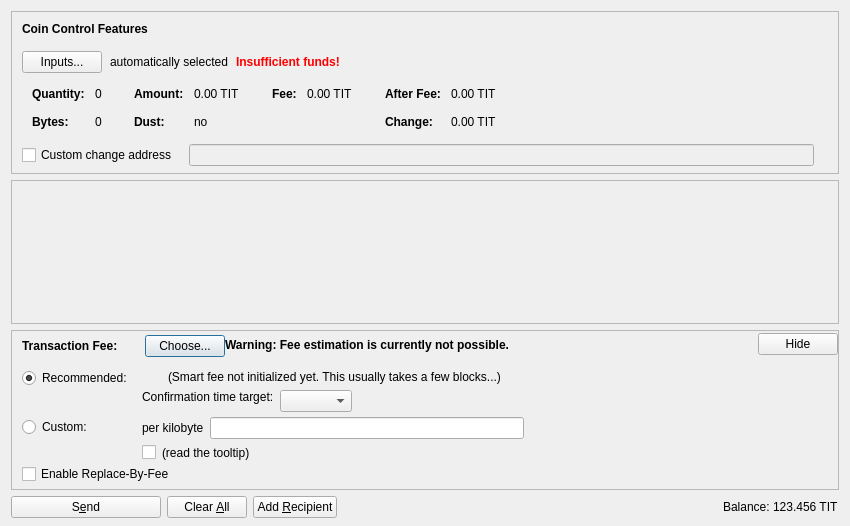
<?xml version="1.0" encoding="UTF-8"?>
<ui version="4.0">
 <class>SendCoinsDialog</class>
 <widget class="QDialog" name="SendCoinsDialog">
  <property name="geometry">
   <rect>
    <x>0</x>
    <y>0</y>
    <width>850</width>
    <height>526</height>
   </rect>
  </property>
  <property name="windowTitle">
   <string>Send Coins</string>
  </property>
  <layout class="QVBoxLayout" name="verticalLayout" stretch="0,1,0,0">
   <property name="bottomMargin">
    <number>8</number>
   </property>
   <item>
    <widget class="QFrame" name="frameCoinControl">
     <property name="sizePolicy">
      <sizepolicy hsizetype="Expanding" vsizetype="Expanding">
       <horstretch>0</horstretch>
       <verstretch>0</verstretch>
      </sizepolicy>
     </property>
     <property name="maximumSize">
      <size>
       <width>16777215</width>
       <height>16777215</height>
      </size>
     </property>
     <property name="frameShape">
      <enum>QFrame::StyledPanel</enum>
     </property>
     <property name="frameShadow">
      <enum>QFrame::Sunken</enum>
     </property>
     <layout class="QVBoxLayout" name="verticalLayoutCoinControl2">
      <property name="spacing">
       <number>0</number>
      </property>
      <property name="leftMargin">
       <number>0</number>
      </property>
      <property name="topMargin">
       <number>0</number>
      </property>
      <property name="rightMargin">
       <number>0</number>
      </property>
      <property name="bottomMargin">
       <number>6</number>
      </property>
      <item>
       <layout class="QVBoxLayout" name="verticalLayoutCoinControl" stretch="0,0,0,0,1">
        <property name="spacing">
         <number>0</number>
        </property>
        <property name="leftMargin">
         <number>10</number>
        </property>
        <property name="topMargin">
         <number>10</number>
        </property>
        <item>
         <layout class="QHBoxLayout" name="horizontalLayoutCoinControl1">
          <property name="bottomMargin">
           <number>15</number>
          </property>
          <item>
           <widget class="QLabel" name="labelCoinControlFeatures">
            <property name="sizePolicy">
             <sizepolicy hsizetype="Preferred" vsizetype="Maximum">
              <horstretch>0</horstretch>
              <verstretch>0</verstretch>
             </sizepolicy>
            </property>
            <property name="font">
             <font>
              <weight>75</weight>
              <bold>true</bold>
             </font>
            </property>
            <property name="styleSheet">
             <string notr="true">font-weight:bold;</string>
            </property>
            <property name="text">
             <string>Coin Control Features</string>
            </property>
           </widget>
          </item>
         </layout>
        </item>
        <item>
         <layout class="QHBoxLayout" name="horizontalLayoutCoinControl2" stretch="0,0,0,0">
          <property name="spacing">
           <number>8</number>
          </property>
          <property name="bottomMargin">
           <number>10</number>
          </property>
          <item>
           <widget class="QPushButton" name="pushButtonCoinControl">
            <property name="styleSheet">
             <string notr="true"/>
            </property>
            <property name="text">
             <string>Inputs...</string>
            </property>
            <property name="autoDefault">
             <bool>false</bool>
            </property>
           </widget>
          </item>
          <item>
           <widget class="QLabel" name="labelCoinControlAutomaticallySelected">
            <property name="text">
             <string>automatically selected</string>
            </property>
            <property name="margin">
             <number>5</number>
            </property>
           </widget>
          </item>
          <item>
           <widget class="QLabel" name="labelCoinControlInsuffFunds">
            <property name="font">
             <font>
              <weight>75</weight>
              <bold>true</bold>
             </font>
            </property>
            <property name="styleSheet">
             <string notr="true">color:red;font-weight:bold;</string>
            </property>
            <property name="text">
             <string>Insufficient funds!</string>
            </property>
            <property name="margin">
             <number>5</number>
            </property>
           </widget>
          </item>
          <item>
           <spacer name="horizontalSpacerCoinControl">
            <property name="orientation">
             <enum>Qt::Horizontal</enum>
            </property>
            <property name="sizeHint" stdset="0">
             <size>
              <width>40</width>
              <height>1</height>
             </size>
            </property>
           </spacer>
          </item>
         </layout>
        </item>
        <item>
         <widget class="QWidget" name="widgetCoinControl" native="true">
          <property name="sizePolicy">
           <sizepolicy hsizetype="Preferred" vsizetype="Preferred">
            <horstretch>0</horstretch>
            <verstretch>0</verstretch>
           </sizepolicy>
          </property>
          <property name="minimumSize">
           <size>
            <width>0</width>
            <height>0</height>
           </size>
          </property>
          <property name="styleSheet">
           <string notr="true"/>
          </property>
          <layout class="QHBoxLayout" name="horizontalLayoutCoinControl5">
           <property name="leftMargin">
            <number>0</number>
           </property>
           <property name="topMargin">
            <number>0</number>
           </property>
           <property name="rightMargin">
            <number>0</number>
           </property>
           <property name="bottomMargin">
            <number>0</number>
           </property>
           <item>
            <layout class="QHBoxLayout" name="horizontalLayoutCoinControl3" stretch="0,0,0,1">
             <property name="spacing">
              <number>20</number>
             </property>
             <property name="topMargin">
              <number>0</number>
             </property>
             <property name="bottomMargin">
              <number>10</number>
             </property>
             <item>
              <layout class="QFormLayout" name="formLayoutCoinControl1">
               <property name="horizontalSpacing">
                <number>10</number>
               </property>
               <property name="verticalSpacing">
                <number>14</number>
               </property>
               <property name="leftMargin">
                <number>10</number>
               </property>
               <property name="topMargin">
                <number>4</number>
               </property>
               <property name="rightMargin">
                <number>6</number>
               </property>
               <item row="0" column="0">
                <widget class="QLabel" name="labelCoinControlQuantityText">
                 <property name="font">
                  <font>
                   <weight>75</weight>
                   <bold>true</bold>
                  </font>
                 </property>
                 <property name="text">
                  <string>Quantity:</string>
                 </property>
                 <property name="margin">
                  <number>0</number>
                 </property>
                </widget>
               </item>
               <item row="0" column="1">
                <widget class="QLabel" name="labelCoinControlQuantity">
                 <property name="cursor">
                  <cursorShape>IBeamCursor</cursorShape>
                 </property>
                 <property name="contextMenuPolicy">
                  <enum>Qt::ActionsContextMenu</enum>
                 </property>
                 <property name="text">
                  <string notr="true">0</string>
                 </property>
                 <property name="margin">
                  <number>0</number>
                 </property>
                 <property name="textInteractionFlags">
                  <set>Qt::LinksAccessibleByMouse|Qt::TextSelectableByKeyboard|Qt::TextSelectableByMouse</set>
                 </property>
                </widget>
               </item>
               <item row="1" column="0">
                <widget class="QLabel" name="labelCoinControlBytesText">
                 <property name="font">
                  <font>
                   <weight>75</weight>
                   <bold>true</bold>
                  </font>
                 </property>
                 <property name="text">
                  <string>Bytes:</string>
                 </property>
                </widget>
               </item>
               <item row="1" column="1">
                <widget class="QLabel" name="labelCoinControlBytes">
                 <property name="cursor">
                  <cursorShape>IBeamCursor</cursorShape>
                 </property>
                 <property name="contextMenuPolicy">
                  <enum>Qt::ActionsContextMenu</enum>
                 </property>
                 <property name="text">
                  <string notr="true">0</string>
                 </property>
                 <property name="textInteractionFlags">
                  <set>Qt::LinksAccessibleByMouse|Qt::TextSelectableByKeyboard|Qt::TextSelectableByMouse</set>
                 </property>
                </widget>
               </item>
              </layout>
             </item>
             <item>
              <layout class="QFormLayout" name="formLayoutCoinControl2">
               <property name="horizontalSpacing">
                <number>10</number>
               </property>
               <property name="verticalSpacing">
                <number>14</number>
               </property>
               <property name="leftMargin">
                <number>6</number>
               </property>
               <property name="topMargin">
                <number>4</number>
               </property>
               <property name="rightMargin">
                <number>6</number>
               </property>
               <item row="0" column="0">
                <widget class="QLabel" name="labelCoinControlAmountText">
                 <property name="font">
                  <font>
                   <weight>75</weight>
                   <bold>true</bold>
                  </font>
                 </property>
                 <property name="text">
                  <string>Amount:</string>
                 </property>
                 <property name="margin">
                  <number>0</number>
                 </property>
                </widget>
               </item>
               <item row="0" column="1">
                <widget class="QLabel" name="labelCoinControlAmount">
                 <property name="cursor">
                  <cursorShape>IBeamCursor</cursorShape>
                 </property>
                 <property name="contextMenuPolicy">
                  <enum>Qt::ActionsContextMenu</enum>
                 </property>
                 <property name="text">
                  <string notr="true">0.00 TIT</string>
                 </property>
                 <property name="textInteractionFlags">
                  <set>Qt::LinksAccessibleByMouse|Qt::TextSelectableByKeyboard|Qt::TextSelectableByMouse</set>
                 </property>
                </widget>
               </item>
               <item row="1" column="0">
                <widget class="QLabel" name="labelCoinControlLowOutputText">
                 <property name="font">
                  <font>
                   <weight>75</weight>
                   <bold>true</bold>
                  </font>
                 </property>
                 <property name="text">
                  <string>Dust:</string>
                 </property>
                </widget>
               </item>
               <item row="1" column="1">
                <widget class="QLabel" name="labelCoinControlLowOutput">
                 <property name="cursor">
                  <cursorShape>IBeamCursor</cursorShape>
                 </property>
                 <property name="contextMenuPolicy">
                  <enum>Qt::ActionsContextMenu</enum>
                 </property>
                 <property name="text">
                  <string notr="true">no</string>
                 </property>
                 <property name="textInteractionFlags">
                  <set>Qt::LinksAccessibleByMouse|Qt::TextSelectableByKeyboard|Qt::TextSelectableByMouse</set>
                 </property>
                </widget>
               </item>
              </layout>
             </item>
             <item>
              <layout class="QFormLayout" name="formLayoutCoinControl3">
               <property name="horizontalSpacing">
                <number>10</number>
               </property>
               <property name="verticalSpacing">
                <number>14</number>
               </property>
               <property name="leftMargin">
                <number>6</number>
               </property>
               <property name="topMargin">
                <number>4</number>
               </property>
               <property name="rightMargin">
                <number>6</number>
               </property>
               <item row="0" column="0">
                <widget class="QLabel" name="labelCoinControlFeeText">
                 <property name="font">
                  <font>
                   <weight>75</weight>
                   <bold>true</bold>
                  </font>
                 </property>
                 <property name="text">
                  <string>Fee:</string>
                 </property>
                 <property name="margin">
                  <number>0</number>
                 </property>
                </widget>
               </item>
               <item row="0" column="1">
                <widget class="QLabel" name="labelCoinControlFee">
                 <property name="cursor">
                  <cursorShape>IBeamCursor</cursorShape>
                 </property>
                 <property name="contextMenuPolicy">
                  <enum>Qt::ActionsContextMenu</enum>
                 </property>
                 <property name="text">
                  <string notr="true">0.00 TIT</string>
                 </property>
                 <property name="textInteractionFlags">
                  <set>Qt::LinksAccessibleByMouse|Qt::TextSelectableByKeyboard|Qt::TextSelectableByMouse</set>
                 </property>
                </widget>
               </item>
              </layout>
             </item>
             <item>
              <layout class="QFormLayout" name="formLayoutCoinControl4">
               <property name="horizontalSpacing">
                <number>10</number>
               </property>
               <property name="verticalSpacing">
                <number>14</number>
               </property>
               <property name="leftMargin">
                <number>6</number>
               </property>
               <property name="topMargin">
                <number>4</number>
               </property>
               <property name="rightMargin">
                <number>6</number>
               </property>
               <item row="0" column="0">
                <widget class="QLabel" name="labelCoinControlAfterFeeText">
                 <property name="font">
                  <font>
                   <weight>75</weight>
                   <bold>true</bold>
                  </font>
                 </property>
                 <property name="text">
                  <string>After Fee:</string>
                 </property>
                 <property name="margin">
                  <number>0</number>
                 </property>
                </widget>
               </item>
               <item row="0" column="1">
                <widget class="QLabel" name="labelCoinControlAfterFee">
                 <property name="cursor">
                  <cursorShape>IBeamCursor</cursorShape>
                 </property>
                 <property name="contextMenuPolicy">
                  <enum>Qt::ActionsContextMenu</enum>
                 </property>
                 <property name="text">
                  <string notr="true">0.00 TIT</string>
                 </property>
                 <property name="textInteractionFlags">
                  <set>Qt::LinksAccessibleByMouse|Qt::TextSelectableByKeyboard|Qt::TextSelectableByMouse</set>
                 </property>
                </widget>
               </item>
               <item row="1" column="0">
                <widget class="QLabel" name="labelCoinControlChangeText">
                 <property name="font">
                  <font>
                   <weight>75</weight>
                   <bold>true</bold>
                  </font>
                 </property>
                 <property name="text">
                  <string>Change:</string>
                 </property>
                </widget>
               </item>
               <item row="1" column="1">
                <widget class="QLabel" name="labelCoinControlChange">
                 <property name="cursor">
                  <cursorShape>IBeamCursor</cursorShape>
                 </property>
                 <property name="contextMenuPolicy">
                  <enum>Qt::ActionsContextMenu</enum>
                 </property>
                 <property name="text">
                  <string notr="true">0.00 TIT</string>
                 </property>
                 <property name="textInteractionFlags">
                  <set>Qt::LinksAccessibleByMouse|Qt::TextSelectableByKeyboard|Qt::TextSelectableByMouse</set>
                 </property>
                </widget>
               </item>
              </layout>
             </item>
            </layout>
           </item>
          </layout>
         </widget>
        </item>
        <item>
         <layout class="QHBoxLayout" name="horizontalLayoutCoinControl4" stretch="0,0,0">
          <property name="spacing">
           <number>12</number>
          </property>
          <property name="sizeConstraint">
           <enum>QLayout::SetDefaultConstraint</enum>
          </property>
          <property name="topMargin">
           <number>5</number>
          </property>
          <property name="rightMargin">
           <number>5</number>
          </property>
          <item>
           <widget class="QCheckBox" name="checkBoxCoinControlChange">
            <property name="toolTip">
             <string>If this is activated, but the change address is empty or invalid, change will be sent to a newly generated address.</string>
            </property>
            <property name="text">
             <string>Custom change address</string>
            </property>
           </widget>
          </item>
          <item>
           <widget class="QValidatedLineEdit" name="lineEditCoinControlChange">
            <property name="enabled">
             <bool>false</bool>
            </property>
            <property name="sizePolicy">
             <sizepolicy hsizetype="Expanding" vsizetype="Fixed">
              <horstretch>0</horstretch>
              <verstretch>0</verstretch>
             </sizepolicy>
            </property>
           </widget>
          </item>
          <item>
           <widget class="QLabel" name="labelCoinControlChangeLabel">
            <property name="sizePolicy">
             <sizepolicy hsizetype="Preferred" vsizetype="Expanding">
              <horstretch>0</horstretch>
              <verstretch>0</verstretch>
             </sizepolicy>
            </property>
            <property name="minimumSize">
             <size>
              <width>0</width>
              <height>0</height>
             </size>
            </property>
            <property name="text">
             <string/>
            </property>
            <property name="margin">
             <number>3</number>
            </property>
           </widget>
          </item>
         </layout>
        </item>
        <item>
         <spacer name="verticalSpacerCoinControl">
          <property name="orientation">
           <enum>Qt::Vertical</enum>
          </property>
          <property name="sizeHint" stdset="0">
           <size>
            <width>800</width>
            <height>1</height>
           </size>
          </property>
         </spacer>
        </item>
       </layout>
      </item>
     </layout>
    </widget>
   </item>
   <item>
    <widget class="QScrollArea" name="scrollArea">
     <property name="widgetResizable">
      <bool>true</bool>
     </property>
     <widget class="QWidget" name="scrollAreaWidgetContents">
      <property name="geometry">
       <rect>
        <x>0</x>
        <y>0</y>
        <width>830</width>
        <height>104</height>
       </rect>
      </property>
      <layout class="QVBoxLayout" name="verticalLayout_2" stretch="0,1">
       <property name="leftMargin">
        <number>0</number>
       </property>
       <property name="topMargin">
        <number>0</number>
       </property>
       <property name="rightMargin">
        <number>0</number>
       </property>
       <property name="bottomMargin">
        <number>0</number>
       </property>
       <item>
        <layout class="QVBoxLayout" name="entries">
         <property name="spacing">
          <number>6</number>
         </property>
        </layout>
       </item>
       <item>
        <spacer name="verticalSpacer">
         <property name="orientation">
          <enum>Qt::Vertical</enum>
         </property>
         <property name="sizeHint" stdset="0">
          <size>
           <width>20</width>
           <height>40</height>
          </size>
         </property>
        </spacer>
       </item>
      </layout>
     </widget>
    </widget>
   </item>
   <item>
    <widget class="QFrame" name="frameFee">
     <property name="sizePolicy">
      <sizepolicy hsizetype="Expanding" vsizetype="Expanding">
       <horstretch>0</horstretch>
       <verstretch>0</verstretch>
      </sizepolicy>
     </property>
     <property name="maximumSize">
      <size>
       <width>16777215</width>
       <height>16777215</height>
      </size>
     </property>
     <property name="frameShape">
      <enum>QFrame::StyledPanel</enum>
     </property>
     <property name="frameShadow">
      <enum>QFrame::Sunken</enum>
     </property>
     <layout class="QVBoxLayout" name="verticalLayoutFee1">
      <property name="spacing">
       <number>0</number>
      </property>
      <property name="leftMargin">
       <number>0</number>
      </property>
      <property name="topMargin">
       <number>0</number>
      </property>
      <property name="rightMargin">
       <number>0</number>
      </property>
      <property name="bottomMargin">
       <number>0</number>
      </property>
      <item>
       <layout class="QVBoxLayout" name="verticalLayoutFee2" stretch="0,0,0">
        <property name="spacing">
         <number>0</number>
        </property>
        <property name="leftMargin">
         <number>10</number>
        </property>
        <property name="topMargin">
         <number>0</number>
        </property>
        <item>
         <layout class="QHBoxLayout" name="horizontalLayoutFee1">
          <property name="bottomMargin">
           <number>0</number>
          </property>
          <item>
           <layout class="QVBoxLayout" name="verticalLayoutFee7">
            <property name="spacing">
             <number>0</number>
            </property>
            <item>
             <spacer name="verticalSpacerSmartFee">
              <property name="orientation">
               <enum>Qt::Vertical</enum>
              </property>
              <property name="sizeType">
               <enum>QSizePolicy::Fixed</enum>
              </property>
              <property name="sizeHint" stdset="0">
               <size>
                <width>1</width>
                <height>4</height>
               </size>
              </property>
             </spacer>
            </item>
            <item>
             <layout class="QHBoxLayout" name="horizontalLayoutSmartFee">
              <property name="spacing">
               <number>10</number>
              </property>
              <item>
               <widget class="QLabel" name="labelFeeHeadline">
                <property name="sizePolicy">
                 <sizepolicy hsizetype="Preferred" vsizetype="Maximum">
                  <horstretch>0</horstretch>
                  <verstretch>0</verstretch>
                 </sizepolicy>
                </property>
                <property name="font">
                 <font>
                  <weight>75</weight>
                  <bold>true</bold>
                 </font>
                </property>
                <property name="styleSheet">
                 <string notr="true">font-weight:bold;</string>
                </property>
                <property name="text">
                 <string>Transaction Fee:</string>
                </property>
               </widget>
              </item>
              <item>
               <widget class="QLabel" name="labelFeeMinimized">
                <property name="text">
                 <string/>
                </property>
               </widget>
              </item>
              <item>
               <widget class="QPushButton" name="buttonChooseFee">
                <property name="text">
                 <string>Choose...</string>
                </property>
               </widget>
              </item>
             </layout>
            </item>
            <item>
             <spacer name="verticalSpacer_5">
              <property name="orientation">
               <enum>Qt::Vertical</enum>
              </property>
              <property name="sizeHint" stdset="0">
               <size>
                <width>1</width>
                <height>1</height>
               </size>
              </property>
             </spacer>
            </item>
           </layout>
          </item>
          <item>
           <widget class="QLabel" name="fallbackFeeWarningLabel">
            <property name="toolTip">
             <string>Using the fallbackfee can result in sending a transaction that will take several hours or days (or never) to confirm. Consider choosing your fee manually or wait until you have validated the complete chain.</string>
            </property>
            <property name="font">
            <font>
                <weight>75</weight>
                <bold>true</bold>
            </font>
            </property>
            <property name="text">
             <string>Warning: Fee estimation is currently not possible.</string>
            </property>
            <property name="wordWrap">
             <bool>false</bool>
            </property>
           </widget>
          </item>
          <item>
           <spacer name="horizontalSpacer_4">
            <property name="orientation">
             <enum>Qt::Horizontal</enum>
            </property>
            <property name="sizeType">
             <enum>QSizePolicy::MinimumExpanding</enum>
            </property>
            <property name="sizeHint" stdset="0">
             <size>
              <width>40</width>
              <height>20</height>
             </size>
            </property>
           </spacer>
          </item>
          <item>
           <widget class="QPushButton" name="buttonMinimizeFee">
            <property name="toolTip">
             <string>collapse fee-settings</string>
            </property>
            <property name="text">
             <string>Hide</string>
            </property>
           </widget>
          </item>
         </layout>
        </item>
        <item>
         <widget class="QFrame" name="frameFeeSelection">
          <layout class="QVBoxLayout" name="verticalLayoutFee12">
           <property name="spacing">
            <number>0</number>
           </property>
           <property name="leftMargin">
            <number>0</number>
           </property>
           <property name="topMargin">
            <number>0</number>
           </property>
           <property name="rightMargin">
            <number>0</number>
           </property>
           <property name="bottomMargin">
            <number>0</number>
           </property>
           <item>
            <layout class="QGridLayout" name="gridLayoutFee">
             <property name="topMargin">
              <number>10</number>
             </property>
             <property name="bottomMargin">
              <number>4</number>
             </property>
             <property name="horizontalSpacing">
              <number>10</number>
             </property>
             <property name="verticalSpacing">
              <number>4</number>
             </property>
             <item row="1" column="1">
              <layout class="QVBoxLayout" name="verticalLayoutFee8">
               <property name="spacing">
                <number>6</number>
               </property>
               <item>
                <layout class="QHBoxLayout" name="horizontalLayoutFee13">
                 <item>
                  <widget class="QLabel" name="labelCustomPerKilobyte">
                   <property name="toolTip">
                    <string>If the custom fee is set to 1000 satoshis and the transaction is only 250 bytes, then &quot;per kilobyte&quot; only pays 250 satoshis in fee, while &quot;total at least&quot; pays 1000 satoshis. For transactions bigger than a kilobyte both pay by kilobyte.</string>
                   </property>
                   <property name="text">
                    <string>per kilobyte</string>
                   </property>
                  </widget>
                 </item>
                 <item>
                  <widget class="kriptoyngAmountField" name="customFee"/>
                 </item>
                 <item>
                  <spacer name="horizontalSpacer_6">
                   <property name="orientation">
                    <enum>Qt::Horizontal</enum>
                   </property>
                   <property name="sizeHint" stdset="0">
                    <size>
                     <width>1</width>
                     <height>1</height>
                    </size>
                   </property>
                  </spacer>
                 </item>
                </layout>
               </item>
               <item>
                <layout class="QHBoxLayout" name="horizontalLayoutFee8">
                 <item>
                  <widget class="QCheckBox" name="checkBoxMinimumFee">
                   <property name="toolTip">
                    <string>Paying only the minimum fee is just fine as long as there is less transaction volume than space in the blocks. But be aware that this can end up in a never confirming transaction once there is more demand for kriptoyng transactions than the network can process.</string>
                   </property>
                   <property name="text">
                    <string/>
                   </property>
                  </widget>
                 </item>
                 <item>
                  <widget class="QLabel" name="labelMinFeeWarning">
                   <property name="enabled">
                    <bool>true</bool>
                   </property>
                   <property name="toolTip">
                    <string>Paying only the minimum fee is just fine as long as there is less transaction volume than space in the blocks. But be aware that this can end up in a never confirming transaction once there is more demand for kriptoyng transactions than the network can process.</string>
                   </property>
                   <property name="text">
                    <string>(read the tooltip)</string>
                   </property>
                   <property name="margin">
                    <number>5</number>
                   </property>
                  </widget>
                 </item>
                 <item>
                  <spacer name="horizontalSpacer_2">
                   <property name="orientation">
                    <enum>Qt::Horizontal</enum>
                   </property>
                   <property name="sizeHint" stdset="0">
                    <size>
                     <width>1</width>
                     <height>1</height>
                    </size>
                   </property>
                  </spacer>
                 </item>
                </layout>
               </item>
              </layout>
             </item>
             <item row="0" column="0">
              <layout class="QVBoxLayout" name="verticalLayoutFee4" stretch="0,1">
               <item>
                <widget class="QRadioButton" name="radioSmartFee">
                 <property name="text">
                  <string>Recommended:</string>
                 </property>
                 <property name="checked">
                  <bool>true</bool>
                 </property>
                 <attribute name="buttonGroup">
                  <string notr="true">groupFee</string>
                 </attribute>
                </widget>
               </item>
               <item>
                <spacer name="verticalSpacer_2">
                 <property name="orientation">
                  <enum>Qt::Vertical</enum>
                 </property>
                 <property name="sizeHint" stdset="0">
                  <size>
                   <width>1</width>
                   <height>1</height>
                  </size>
                 </property>
                </spacer>
               </item>
              </layout>
             </item>
             <item row="1" column="0">
              <layout class="QVBoxLayout" name="verticalLayoutFee9" stretch="0,1">
               <item>
                <widget class="QRadioButton" name="radioCustomFee">
                 <property name="text">
                  <string>Custom:</string>
                 </property>
                 <attribute name="buttonGroup">
                  <string notr="true">groupFee</string>
                 </attribute>
                </widget>
               </item>
               <item>
                <spacer name="verticalSpacer_6">
                 <property name="orientation">
                  <enum>Qt::Vertical</enum>
                 </property>
                 <property name="sizeHint" stdset="0">
                  <size>
                   <width>1</width>
                   <height>1</height>
                  </size>
                 </property>
                </spacer>
               </item>
              </layout>
             </item>
             <item row="0" column="1">
              <layout class="QVBoxLayout" name="verticalLayoutFee3" stretch="0,0,1">
               <property name="spacing">
                <number>6</number>
               </property>
               <property name="topMargin">
                <number>2</number>
               </property>
               <item>
                <layout class="QHBoxLayout" name="horizontalLayoutFee12">
                 <item>
                  <widget class="QLabel" name="labelSmartFee">
                   <property name="text">
                    <string/>
                   </property>
                   <property name="margin">
                    <number>2</number>
                   </property>
                  </widget>
                 </item>
                 <item>
                  <widget class="QLabel" name="labelFeeEstimation">
                   <property name="text">
                    <string/>
                   </property>
                  </widget>
                 </item>
                 <item>
                  <widget class="QLabel" name="labelSmartFee2">
                   <property name="text">
                    <string>(Smart fee not initialized yet. This usually takes a few blocks...)</string>
                   </property>
                   <property name="margin">
                    <number>2</number>
                   </property>
                  </widget>
                 </item>
                 <item>
                  <spacer name="horizontalSpacer_5">
                   <property name="orientation">
                    <enum>Qt::Horizontal</enum>
                   </property>
                   <property name="sizeHint" stdset="0">
                    <size>
                     <width>1</width>
                     <height>1</height>
                    </size>
                   </property>
                  </spacer>
                 </item>
                </layout>
               </item>
               <item>
                <layout class="QHBoxLayout" name="horizontalLayoutFee9">
                 <item>
                  <layout class="QVBoxLayout" name="verticalLayoutFee6">
                   <item>
                    <widget class="QLabel" name="labelSmartFee3">
                     <property name="text">
                      <string>Confirmation time target:</string>
                     </property>
                     <property name="margin">
                      <number>2</number>
                     </property>
                    </widget>
                   </item>
                   <item>
                    <spacer name="verticalSpacer_3">
                     <property name="orientation">
                      <enum>Qt::Vertical</enum>
                     </property>
                     <property name="sizeHint" stdset="0">
                      <size>
                       <width>1</width>
                       <height>1</height>
                      </size>
                     </property>
                    </spacer>
                   </item>
                  </layout>
                 </item>
                 <item>
                  <layout class="QVBoxLayout" name="verticalLayoutFee5">
                   <property name="rightMargin">
                    <number>30</number>
                   </property>
                   <item>
                    <layout class="QHBoxLayout" name="horizontalLayoutConfTarget">
                     <property name="bottomMargin">
                      <number>0</number>
                     </property>
                     <item>
                      <widget class="QComboBox" name="confTargetSelector"/>
                     </item>
                     <item>
                      <spacer name="horizontalSpacerConfTarget">
                       <property name="orientation">
                        <enum>Qt::Horizontal</enum>
                       </property>
                       <property name="sizeHint" stdset="0">
                        <size>
                         <width>40</width>
                         <height>20</height>
                        </size>
                       </property>
                      </spacer>
                     </item>
                    </layout>
                   </item>
                  </layout>
                 </item>
                </layout>
               </item>
               <item>
                <spacer name="verticalSpacer_4">
                 <property name="orientation">
                  <enum>Qt::Vertical</enum>
                 </property>
                 <property name="sizeHint" stdset="0">
                  <size>
                   <width>1</width>
                   <height>1</height>
                  </size>
                 </property>
                </spacer>
               </item>
              </layout>
             </item>
            </layout>
           </item>
           <item>
            <widget class="QCheckBox" name="optInRBF">
             <property name="text">
              <string>Enable Replace-By-Fee</string>
             </property>
             <property name="toolTip">
              <string>With Replace-By-Fee (BIP-125) you can increase a transaction's fee after it is sent. Without this, a higher fee may be recommended to compensate for increased transaction delay risk.</string>
             </property>
            </widget>
           </item>
          </layout>
         </widget>
        </item>
        <item>
         <spacer name="verticalSpacerFee">
          <property name="orientation">
           <enum>Qt::Vertical</enum>
          </property>
          <property name="sizeHint" stdset="0">
           <size>
            <width>40</width>
            <height>5</height>
           </size>
          </property>
         </spacer>
        </item>
       </layout>
      </item>
     </layout>
    </widget>
   </item>
   <item>
    <layout class="QHBoxLayout" name="horizontalLayout">
     <item>
      <widget class="QPushButton" name="sendButton">
       <property name="minimumSize">
        <size>
         <width>150</width>
         <height>0</height>
        </size>
       </property>
       <property name="toolTip">
        <string>Confirm the send action</string>
       </property>
       <property name="text">
        <string>S&amp;end</string>
       </property>
       <property name="icon">
        <iconset resource="../kriptoyng.qrc">
         <normaloff>:/icons/send</normaloff>:/icons/send</iconset>
       </property>
       <property name="autoDefault">
        <bool>false</bool>
       </property>
       <property name="default">
        <bool>false</bool>
       </property>
      </widget>
     </item>
     <item>
      <widget class="QPushButton" name="clearButton">
       <property name="sizePolicy">
        <sizepolicy hsizetype="Minimum" vsizetype="Fixed">
         <horstretch>0</horstretch>
         <verstretch>0</verstretch>
        </sizepolicy>
       </property>
       <property name="toolTip">
        <string>Clear all fields of the form.</string>
       </property>
       <property name="text">
        <string>Clear &amp;All</string>
       </property>
       <property name="icon">
        <iconset resource="../kriptoyng.qrc">
         <normaloff>:/icons/remove</normaloff>:/icons/remove</iconset>
       </property>
       <property name="autoDefault">
        <bool>false</bool>
       </property>
      </widget>
     </item>
     <item>
      <widget class="QPushButton" name="addButton">
       <property name="toolTip">
        <string>Send to multiple recipients at once</string>
       </property>
       <property name="text">
        <string>Add &amp;Recipient</string>
       </property>
       <property name="icon">
        <iconset resource="../kriptoyng.qrc">
         <normaloff>:/icons/add</normaloff>:/icons/add</iconset>
       </property>
       <property name="autoDefault">
        <bool>false</bool>
       </property>
      </widget>
     </item>
     <item>
      <spacer name="horizontalSpacer">
       <property name="orientation">
        <enum>Qt::Horizontal</enum>
       </property>
       <property name="sizeHint" stdset="0">
        <size>
         <width>40</width>
         <height>20</height>
        </size>
       </property>
      </spacer>
     </item>
     <item>
      <layout class="QHBoxLayout" name="horizontalLayout_2">
       <property name="spacing">
        <number>3</number>
       </property>
       <item>
        <widget class="QLabel" name="label">
         <property name="sizePolicy">
          <sizepolicy hsizetype="Preferred" vsizetype="Fixed">
           <horstretch>0</horstretch>
           <verstretch>0</verstretch>
          </sizepolicy>
         </property>
         <property name="text">
          <string>Balance:</string>
         </property>
        </widget>
       </item>
       <item>
        <widget class="QLabel" name="labelBalance">
         <property name="sizePolicy">
          <sizepolicy hsizetype="Preferred" vsizetype="Fixed">
           <horstretch>0</horstretch>
           <verstretch>0</verstretch>
          </sizepolicy>
         </property>
         <property name="cursor">
          <cursorShape>IBeamCursor</cursorShape>
         </property>
         <property name="text">
          <string notr="true">123.456 TIT</string>
         </property>
         <property name="textInteractionFlags">
          <set>Qt::LinksAccessibleByMouse|Qt::TextSelectableByKeyboard|Qt::TextSelectableByMouse</set>
         </property>
        </widget>
       </item>
      </layout>
     </item>
    </layout>
   </item>
  </layout>
 </widget>
 <customwidgets>
  <customwidget>
   <class>QValidatedLineEdit</class>
   <extends>QLineEdit</extends>
   <header>qt/qvalidatedlineedit.h</header>
  </customwidget>
  <customwidget>
   <class>kriptoyngAmountField</class>
   <extends>QLineEdit</extends>
   <header>qt/kriptoyngamountfield.h</header>
   <container>1</container>
  </customwidget>
 </customwidgets>
 <resources>
  <include location="../kriptoyng.qrc"/>
 </resources>
 <connections/>
 <buttongroups>
  <buttongroup name="groupFee"/>
 </buttongroups>
</ui>
